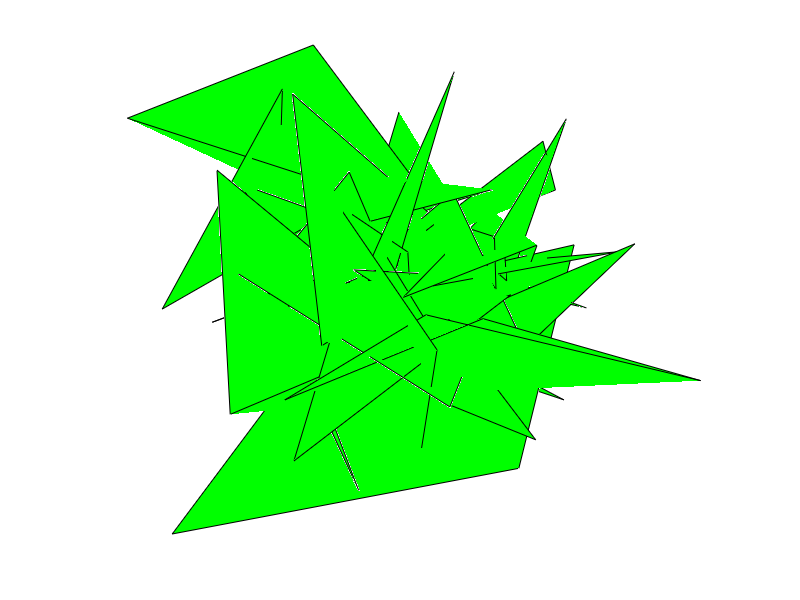

Write the MATLAB code that produced this figure. (Note: this script raises an error after producing the figure.)
nF = 20;
V = randn(nF,3,4);


f1 = figure; axis equal; hold all; rotate3d on;
dt = .0001;
for i=1:1000
    cla; axis equal off; hold all; rotate3d on;
    for j=1:nF
        Vj = permute(V(j,:,:),[3 2 1]);
        patch('vertices',Vj,'faces',[1 2 3 4],'facecolor','green')
    end
    drawnow; pause(.01);
    
    [p1, pgrad] = face_planarity(V);
    V = V - dt * pgrad;
    
end